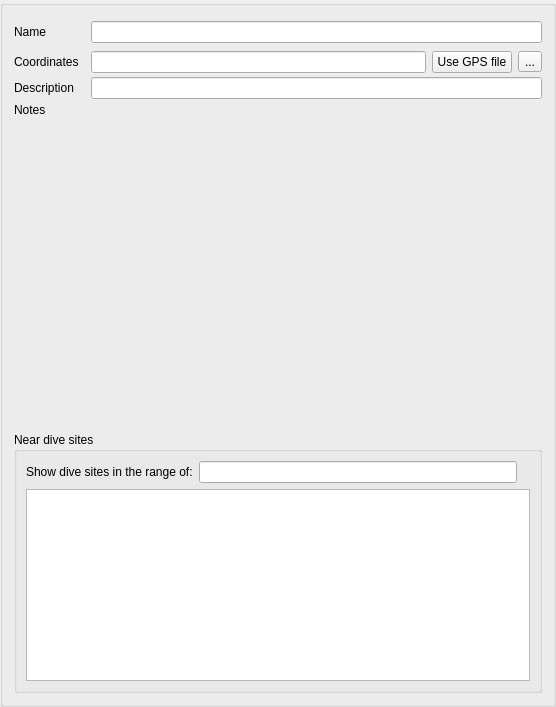
<?xml version="1.0" encoding="UTF-8"?>
<ui version="4.0">
 <class>LocationInformation</class>
 <widget class="QGroupBox" name="LocationInformation">
  <property name="geometry">
   <rect>
    <x>0</x>
    <y>0</y>
    <width>556</width>
    <height>707</height>
   </rect>
  </property>
  <property name="windowTitle">
   <string>GroupBox</string>
  </property>
  <property name="title">
   <string/>
  </property>
  <layout class="QGridLayout" name="gridLayout">
   <property name="horizontalSpacing">
    <number>6</number>
   </property>
   <property name="verticalSpacing">
    <number>4</number>
   </property>
   <item row="1" column="0">
    <widget class="QLabel" name="label">
     <property name="text">
      <string>Name</string>
     </property>
    </widget>
   </item>
   <item row="5" column="0">
    <widget class="QLabel" name="label_3">
     <property name="text">
      <string>Description</string>
     </property>
    </widget>
   </item>
   <item row="7" column="0">
    <widget class="QLabel" name="label_4">
     <property name="text">
      <string>Notes</string>
     </property>
    </widget>
   </item>

   <item row="7" column="2" rowspan="2" colspan="3">
    <widget class="TextEdit" name="diveSiteNotes">
     <property name="focusPolicy">
      <enum>Qt::ClickFocus</enum>
     </property>
    </widget>
   </item>

   <item row="1" column="2" colspan="3">
    <widget class="QLineEdit" name="diveSiteName"/>
   </item>

   <item row="5" column="2" colspan="3">
    <widget class="QLineEdit" name="diveSiteDescription"/>
   </item>

   <item row="3" column="0">
    <widget class="QLabel" name="label_2">
     <property name="text">
      <string>Coordinates</string>
     </property>
    </widget>
   </item>
   <item row="3" column="2">
    <widget class="QLineEdit" name="diveSiteCoordinates"/>
   </item>

   <item row="3" column="3">
    <widget class="QPushButton" name="GPSbutton">
      <property name="toolTip">
      <string>Load dive coordinates from GPS file</string>
     </property>
     <property name="text">
      <string>Use GPS file</string>
     </property>
    </widget>
   </item>

   <item row="3" column="4">
    <widget class="QToolButton" name="geoCodeButton">
     <property name="toolTip">
      <string>Reverse geo lookup</string>
     </property>
     <property name="text">
      <string>...</string>
     </property>
     <property name="icon">
      <iconset>
       <normaloff>:satellite-icon</normaloff>:satellite-icon</iconset>
     </property>
    </widget>
   </item>

   <item row="0" column="0" colspan="5">
    <widget class="KMessageWidget" name="diveSiteMessage">
     <property name="sizePolicy">
      <sizepolicy hsizetype="Preferred" vsizetype="Preferred">
       <horstretch>0</horstretch>
       <verstretch>0</verstretch>
      </sizepolicy>
     </property>
    </widget>
   </item>
   <item row="9" column="0" colspan="5">
    <widget class="QGroupBox" name="diveSiteGroupBox">
     <property name="title">
      <string>Near dive sites</string>
     </property>
     <layout class="QVBoxLayout" name="verticalLayout">
      <item>
       <layout class="QHBoxLayout" name="horizontalLayout">
        <item>
         <widget class="QLabel" name="label_8">
          <property name="text">
           <string>Show dive sites in the range of:</string>
          </property>
         </widget>
        </item>
        <item>
         <widget class="QLineEdit" name="diveSiteDistance"/>
        </item>
        <item>
         <widget class="QLabel" name="diveSiteDistanceUnits">
          <property name="text">
           <string></string>
          </property>
         </widget>
        </item>
       </layout>
      </item>
      <item>
       <widget class="QListView" name="diveSiteListView">
        <property name="sizePolicy">
         <sizepolicy hsizetype="Expanding" vsizetype="Preferred">
          <horstretch>0</horstretch>
          <verstretch>0</verstretch>
         </sizepolicy>
        </property>
        <property name="focusPolicy">
         <enum>Qt::ClickFocus</enum>
        </property>
        <property name="selectionMode">
         <enum>QAbstractItemView::MultiSelection</enum>
        </property>
        <property name="modelColumn">
         <number>0</number>
        </property>
       </widget>
      </item>
     </layout>
    </widget>
   </item>
   <item row="8" column="0">
    <spacer name="verticalSpacer">
     <property name="orientation">
      <enum>Qt::Vertical</enum>
     </property>
     <property name="sizeHint" stdset="0">
      <size>
       <width>20</width>
       <height>40</height>
      </size>
     </property>
    </spacer>
   </item>
   <item row="2" column="0" colspan="5">
    <widget class="QWidget" name="taxonomyContainer" native="true">
     <layout class="QHBoxLayout" name="taxonomyLayout">
      <property name="leftMargin"><number>0</number></property>
      <property name="topMargin"><number>0</number></property>
      <property name="rightMargin"><number>0</number></property>
      <property name="bottomMargin"><number>0</number></property>
      <property name="spacing"><number>6</number></property>
     </layout>
    </widget>
   </item>
  </layout>
 </widget>
 <customwidgets>
  <customwidget>
   <class>KMessageWidget</class>
   <extends>QFrame</extends>
   <header>desktop-widgets/kmessagewidget.h</header>
   <container>1</container>
  </customwidget>
  <customwidget>
   <class>TextEdit</class>
   <header>desktop-widgets/textedit.h</header>
  </customwidget>
 </customwidgets>
 <tabstops>
  <tabstop>diveSiteName</tabstop>
  <tabstop>diveSiteCoordinates</tabstop>
  <tabstop>geoCodeButton</tabstop>
  <tabstop>diveSiteDescription</tabstop>
  <tabstop>diveSiteNotes</tabstop>
  <tabstop>diveSiteListView</tabstop>
 </tabstops>
 <resources>
  <include location="../subsurface.qrc"/>
 </resources>
 <connections/>
</ui>
